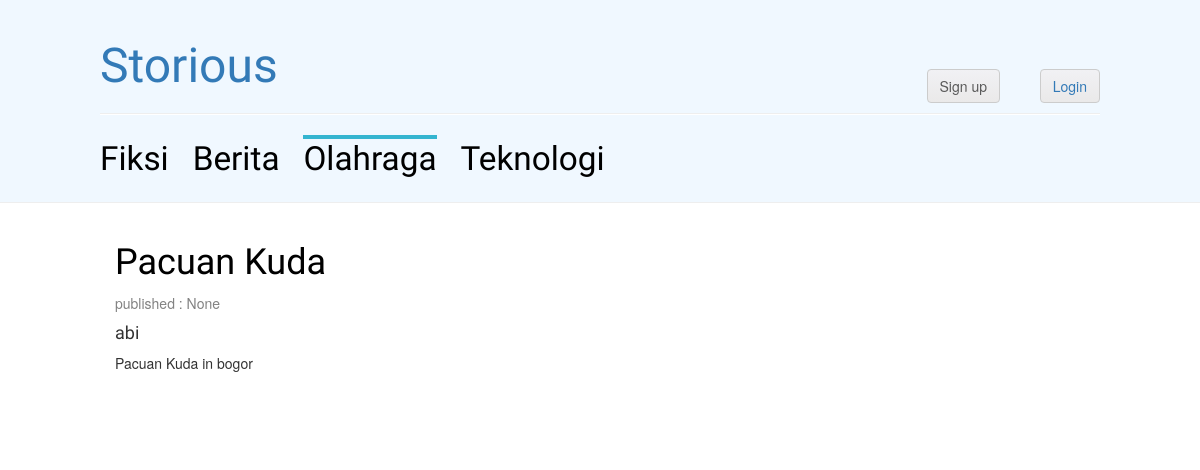
The app's page /olahraga/ with its own data.
### core/models.py (models this page shows, shortened)
class Post(models.Model):
    author = models.ForeignKey(User)
    title = models.CharField(max_length=200)
    text = models.TextField()
    published = models.BooleanField()
    created_date = models.DateTimeField()
    published_date = models.DateTimeField(blank=True, null=True)
    category = models.CharField(max_length=50, choices=CATEGORY_CHOICES)

### core/views.py (the view)
# urls.py: url(r'^olahraga/$', Olahraga.as_view(), name='olahraga'),
class Olahraga(ListView):
    queryset = Post.objects.filter(category='Olahraga')
    template_name = 'olahraga.html'
    paginate_by = 2
    context_object_name = 'posts'

### core/templates/olahraga.html (shortened to what this page needs)
{% extends 'base.html' %}
{% load staticfiles %}
{%  load i18n %}
{% block content %}
    <div class="row">
        <div class="col-md-8">
            {% for post in posts %}
                <div class="post">
                    <h1><a href="{% url 'post_detail' pk=post.pk %}">{{ post.title }}</a></h1>
                    <div class="date">
                        <p>published : {{ post.published_date }}</p>
                    </div>
                    <h4>{{ post.author }}</h4>
                    <p>{{ post.text|truncatechars:20|linebreaks}}</p>
                </div>
            {%  endfor %}
        </div>
    </div>
{% endblock  %}

### core/static/css/blog.css (style rules this page uses)
h1, h2, h3, h4, .page-header div a { font-family: 'Lobster', cursive; }
.date { color: #828282; }
.post { margin-bottom: 70px; }
.post h1 a, .post h1 a:visited { color: #000000; }

### records on screen
Post: title "Pacuan Kuda", published_date "None", author "abi", text "Pacuan Kuda in bogor"
